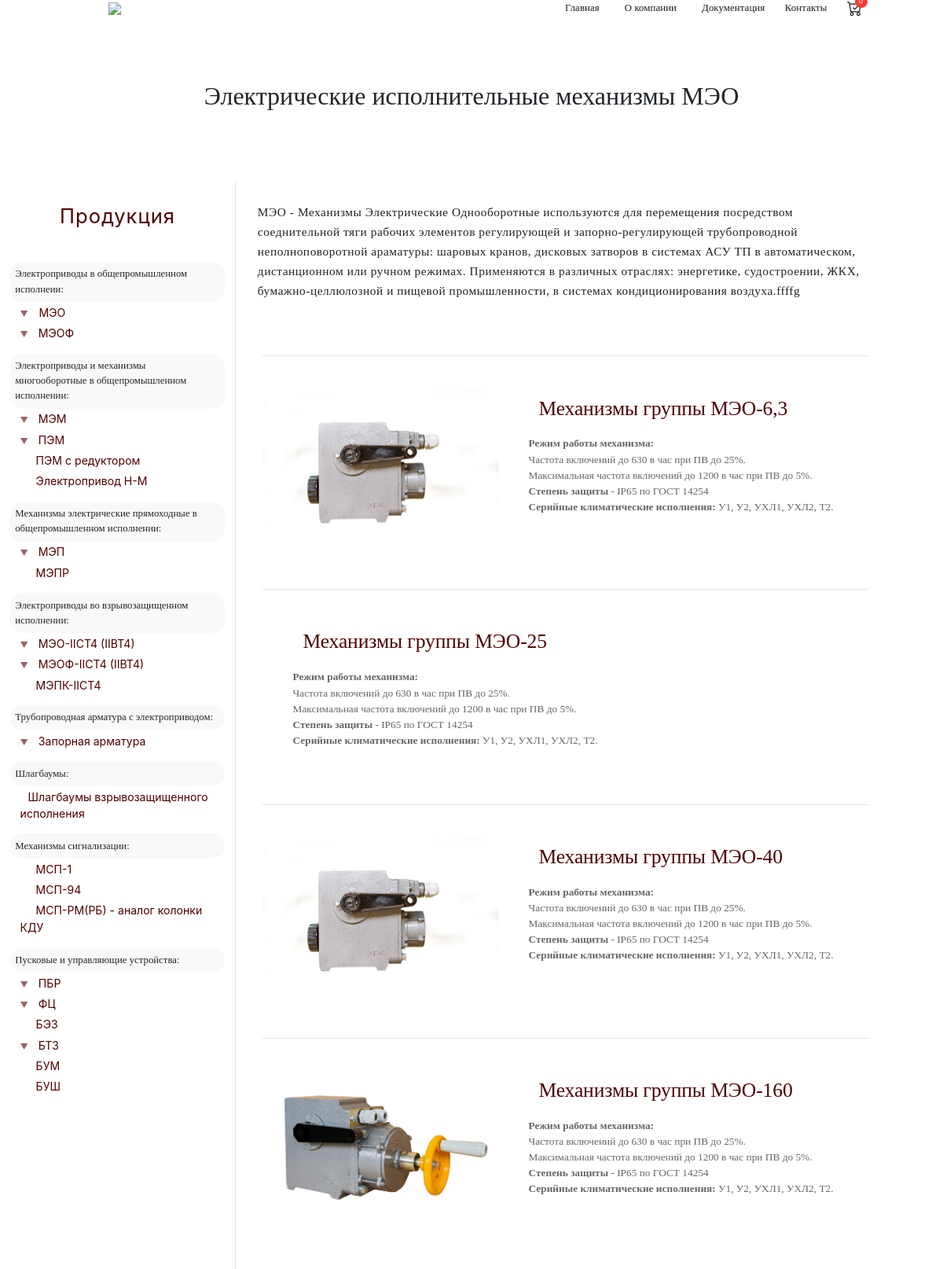
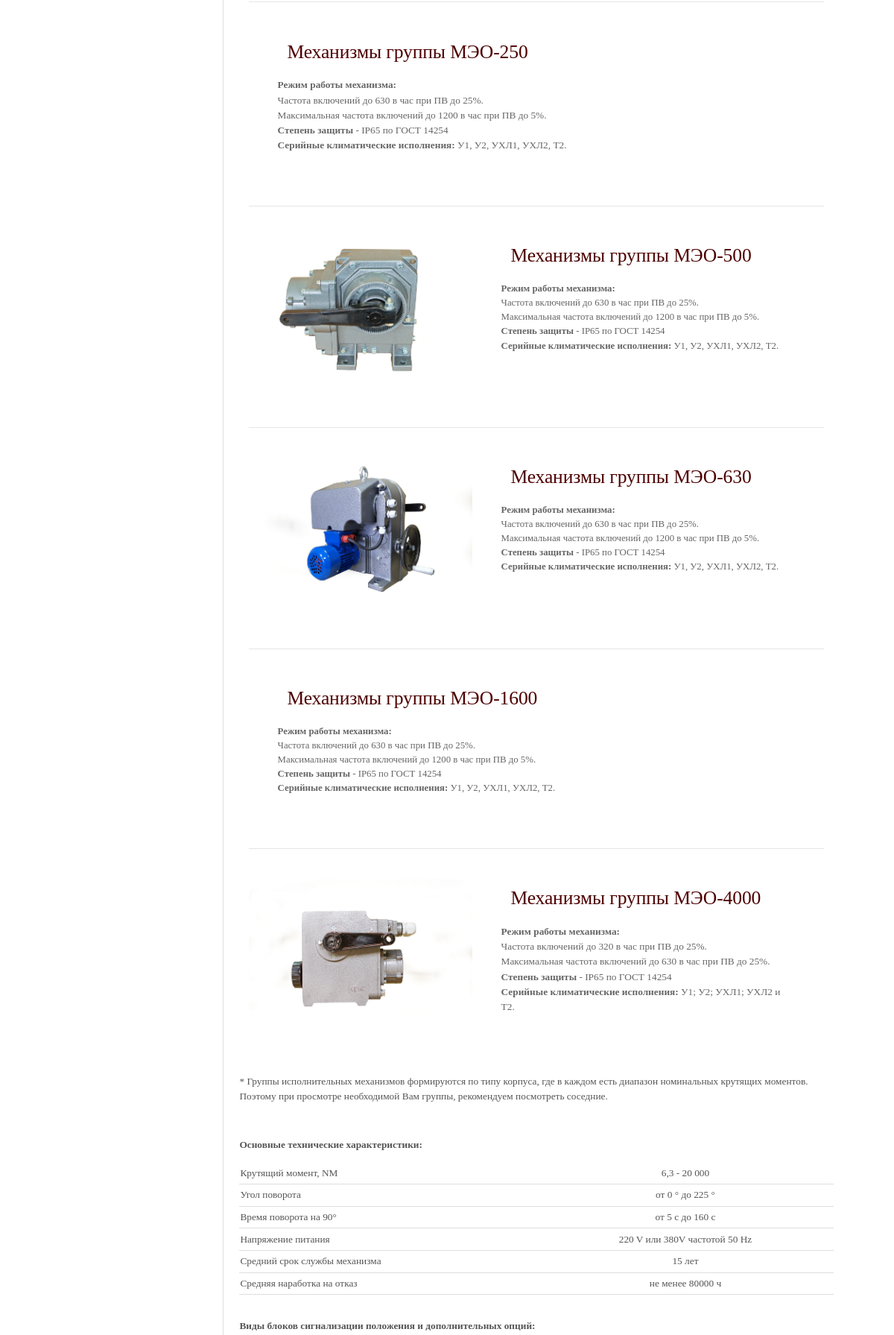
Screenshot of /catalog/mechanisms/meo/ (upper part) with the database file from the repository (2 pictures, top to bottom).
### mainapp/models.py (models this page shows, shortened)
class Group(models.Model):
    title       = models.CharField(max_length=250)
    position    = models.IntegerField('Позиция на странице', unique=True)
    name        = models.CharField('Название на странице группы', null=True, blank=True,max_length=250)
    img         = models.ImageField(upload_to='main_page', null=True, blank=True)
    slug        = models.CharField('url', unique=True, null=True, blank=True, max_length=200, help_text='for instance, "mechanisms/meo"' )
    description = HTMLField(null=True, blank=True)
    content     = HTMLField(null=True, blank=True)
    pic_of_hat  = models.ImageField(upload_to='pic_of_hat', null=True, blank=True, help_text='size: 1920x500px')
    class Meta:
        ordering = ['position']

class Product(models.Model):
    parent       = models.ForeignKey(Group, on_delete=models.CASCADE)
    slug_product = models.SlugField('url', help_text='for instance, "40 or 6_3"')
    img          = models.ImageField('Изображение для ссылки', null=True, blank=True, upload_to='mechanisms_preview')
    href_title   = models.CharField(max_length=250)
    name         = models.CharField(max_length=250)
    h1_mod       = models.CharField(max_length=250)
    mod_table    = HTMLField(help_text="Указание идентификатора обязательно. id = 'MOD'")
    description  = HTMLField(null=True, blank=True)
    content      = HTMLField()
    class Meta:
        ordering = ['id']

### mainapp/views.py (the view)
# urls.py: path('catalog/<path:slug>/', SubgroupDetailView, name='SubgroupDetailView'),
def SubgroupDetailView(request, slug):
    subgroup_info = get_object_or_404(Group, slug=slug)
    product_list  = Product.objects.filter(parent__slug=slug)
    return render(
    request,
    'mainapp/SubgroupDetailView.html',
    context = {
    'subgroup_info' : subgroup_info,
    'product_list'  : product_list,
    'in_cart_counter': cart_counter(request),
    })

### mainapp/views.py (called while the page is built)
def cart_counter(request):
    counter = 0
    if 'piek_cart' in request.session:
        for i in range(0, len(request.session['piek_cart'])):
            counter += int(request.session['piek_cart'][i].get('quantity'))
    return counter

### mainapp/templates/mainapp/SubgroupDetailView.html (shortened to what this page needs)
<!DOCTYPE html>
{% load static %}
<html xmlns="http://www.w3.org/1999/xhtml">
<head>
	{% include 'mainapp/head-property.html' %}
	<link href="{% static 'css/SubgroupDetailView.css' %}" rel="stylesheet">
</head>
<body>
	{% if subgroup_info.pic_of_hat %}
	<div class="banner" style="background-image: url({{ subgroup_info.pic_of_hat.url }});">
		{% include 'mainapp/header-main-page.html' %}
		<div class="container h-75" style="
		font-family: 'SF UI Display';
		font-weight: normal;
		font-size: 3em;">
		<h1 class="container iphone-text-small d-flex text-center align-middle text-light">{{subgroup_info.name}}</h1>
	</div>
</div>
<style media="screen">
.nav-link{color: #fff !important;}
.main-property{
	margin-top: 465px!important;
	border-top-left-radius: 40px;
	border-top-right-radius: 40px;
	-webkit-box-shadow: 0px -4px 1px 1px rgba(237,237,237,1);
	-moz-box-shadow: 0px -4px 1px 1px rgba(237,237,237,1);
	box-shadow: 0px -4px 1px 1px rgba(237,237,237,1);
}
main{margin-bottom: -40px !important;}
.footer{position: relative;}
@media (max-width: 760px), (max-height: 876px){
	.main-property {
		border-top-left-radius: 0px;
		border-top-right-radius: 0px;
	}
	.banner{
		position: fixed;
	}
}
</style>
{% else %}
{% include 'mainapp/header.html' %}
<div class="container title" style="z-index: 3!important; position: relative;background-color: #fff;">
	<div class="rellax" data-rellax-speed="3">
		<h1 class="d-flex justify-content-center iphone-text-small py-md-3 py-5 px-3 text-center mb-0">{{subgroup_info.name}}</h1>
	</div>
</div>
{% endif %}
<main class="main-property">
	<div class="row p-0 m-0">
		<div class="col-lg-3 d-none d-lg-flex justify-content-center p-0">
			{% include 'mainapp/sidebar.html' %}
		</div>
		<div class="col-12 col-lg-9 col-xxl-6 col-xxl-pre-index col-xxl-6-index p-0">
			<div id="content-right" class="m-auto">
				<div class="container top-block">
					<div class="px-3 pt-5">{{subgroup_info.description | safe }}</div>
				</div>
				<section class="container m-auto pt-5">
					{% for p in product_list %}
					<div class="d-flex wrapper py-md-5 my-3 m-md-4">
						<a href="info/{{ p.slug_product }}">
							<div class="d-flex">
								<div class="flex-column m-auto pb-4 py-2 py-md-0">
									<img src="{{ p.img.url }}" alt="">
								</div>
								<div class="flex-column px-md-5">
									<h1 class="py-md-3 py-5 px-3">{{ p.href_title }}</h1>
									<div class="d-none d-md-flex">{{ p.description |safe }}</div>
								</div>
							</div>
						</a>
					</div>
					{% endfor %}
				</section>
				<section class="container pb-5">
					<div class="content p-2">{{ subgroup_info.content|safe }}</div>
				</section>
			</div>
		</div>
	</div>
</main>
</body>
</html>

### static/css/normal.css (style rules this page uses)
@media (min-width: 1200px) and (max-width: 1400px) { .col-xxl-6 { display: flex; flex: 0 0 70%; max-width: 70%; } }
.container { max-width: 1050px !important; padding-top:0px; }
html { margin-top: -25px; width: 100%; max-width: 100%; font-size: 0.8em; -webkit-font-smoothing: antialiased; }
body { width: 100% !important; overflow-x: hidden; margin: 0; padding: 0; }
main { position: relative; margin: 0 auto; z-index: 2; border-bottom-left-radius: 40px; border-bottom-right-radius: 40px; background-color: #fff; }
.title { padding: 5em; }
.container p,h1,h2,h3 { font-family: "Raleway"; }

### static/css/SubgroupDetailView.css (style rules this page uses)
.top-block p { font-family: 'Raleway'; font-weight: 400; color: #222222; font-size: 1.2em; line-height: 25px; letter-spacing: .54px; }
.title h1 { font-family: 'SF Ui Display'; font-weight: 400; }
.content { font-family: 'SF UI Text'; color: #555; }
.content strong, .content span { font-family: 'SF UI Text'; }
table { max-width: 100%; border: hidden; border-bottom: 1px solid #e1dedc; }
table td { border-right: hidden; }
table tr { border-bottom: 1px solid #e1dedc; transition-duration: .2s; }
.wrapper { position: relative; border-top: 1px solid rgba(0,0,0,.1); transition: .3s; }
.wrapper h1 { font-family: 'SF UI Display'; font-weight: normal; font-size: 2em; color: #4e0000; letter-spacing: -.005em; }
.wrapper p { font-family: 'SF UI Text'; color: #666; }
.wrapper img { width: 300px; height: auto; border-radius: 30px; }

### rows the page displays
Group: name "Электрические исполнительные механизмы МЭО", description "МЭО - Механизмы Электрические Однооборотные используются для перемещения посредством соеднительной тяги рабочих элементов регулирующей и запорно-регулирующей трубопроводной неполноповоротной араматуры: шаровых кранов, дисковых затворов в системах АСУ ТП в автоматическом, дистанционном или ручном режимах. Применяются в различных отраслях: энергетике, судостроении, ЖКХ, бумажно-целлюлозной и пищевой промышленности, в системах кондиционирования воздуха.ffffg", content "* Группы исполнительных механизмов формируются по типу корпуса, где в каждом есть диапазон номинальных крутящих моментов. Поэтому при просмотре необходимой Вам группы, рекомендуем посмотреть соседние. Основные технические характеристики: Крутящий момент, NM 6,3 - 20 000 Угол поворота от 0 ° до 225 ° Время поворота на 90° от 5 с до 160 с Напряжение питания 220 V или 380V частотой 50 Hz Средний срок службы механизма 15 лет Средняя наработка на отказ не менее 80000 ч Виды блоков сигнализации положения и дополнительных опций:"
Product: img (picture), href_title "Механизмы группы МЭО-6,3", description "Режим работы механизма: Частота включений до 630 в час при ПВ до 25%. Максимальная частота включений до 1200 в час при ПВ до 5%. Степень защиты - IР65 по ГОСТ 14254 Серийные климатические исполнения: У1, У2, УХЛ1, УХЛ2, Т2."
Product: href_title "Механизмы группы МЭО-25", description "Режим работы механизма: Частота включений до 630 в час при ПВ до 25%. Максимальная частота включений до 1200 в час при ПВ до 5%. Степень защиты - IР65 по ГОСТ 14254 Серийные климатические исполнения: У1, У2, УХЛ1, УХЛ2, Т2."
Product: img (picture), href_title "Механизмы группы МЭО-40", description "Режим работы механизма: Частота включений до 630 в час при ПВ до 25%. Максимальная частота включений до 1200 в час при ПВ до 5%. Степень защиты - IР65 по ГОСТ 14254 Серийные климатические исполнения: У1, У2, УХЛ1, УХЛ2, Т2."
Product: img (picture), href_title "Механизмы группы МЭО-160", description "Режим работы механизма: Частота включений до 630 в час при ПВ до 25%. Максимальная частота включений до 1200 в час при ПВ до 5%. Степень защиты - IР65 по ГОСТ 14254 Серийные климатические исполнения: У1, У2, УХЛ1, УХЛ2, Т2."
Product: href_title "Механизмы группы МЭО-250", description "Режим работы механизма: Частота включений до 630 в час при ПВ до 25%. Максимальная частота включений до 1200 в час при ПВ до 5%. Степень защиты - IР65 по ГОСТ 14254 Серийные климатические исполнения: У1, У2, УХЛ1, УХЛ2, Т2."
Product: img (picture), href_title "Механизмы группы МЭО-500", description "Режим работы механизма: Частота включений до 630 в час при ПВ до 25%. Максимальная частота включений до 1200 в час при ПВ до 5%. Степень защиты - IР65 по ГОСТ 14254 Серийные климатические исполнения: У1, У2, УХЛ1, УХЛ2, Т2."
Product: img (picture), href_title "Механизмы группы МЭО-630", description "Режим работы механизма: Частота включений до 630 в час при ПВ до 25%. Максимальная частота включений до 1200 в час при ПВ до 5%. Степень защиты - IР65 по ГОСТ 14254 Серийные климатические исполнения: У1, У2, УХЛ1, УХЛ2, Т2."
Product: href_title "Механизмы группы МЭО-1600", description "Режим работы механизма: Частота включений до 630 в час при ПВ до 25%. Максимальная частота включений до 1200 в час при ПВ до 5%. Степень защиты - IР65 по ГОСТ 14254 Серийные климатические исполнения: У1, У2, УХЛ1, УХЛ2, Т2."
Product: img (picture), href_title "Механизмы группы МЭО-4000", description "Режим работы механизма: Частота включений до 320 в час при ПВ до 25%. Максимальная частота включений до 630 в час при ПВ до 25%. Степень защиты - IР65 по ГОСТ 14254 Серийные климатические исполнения: У1; У2; УХЛ1; УХЛ2 и Т2."
